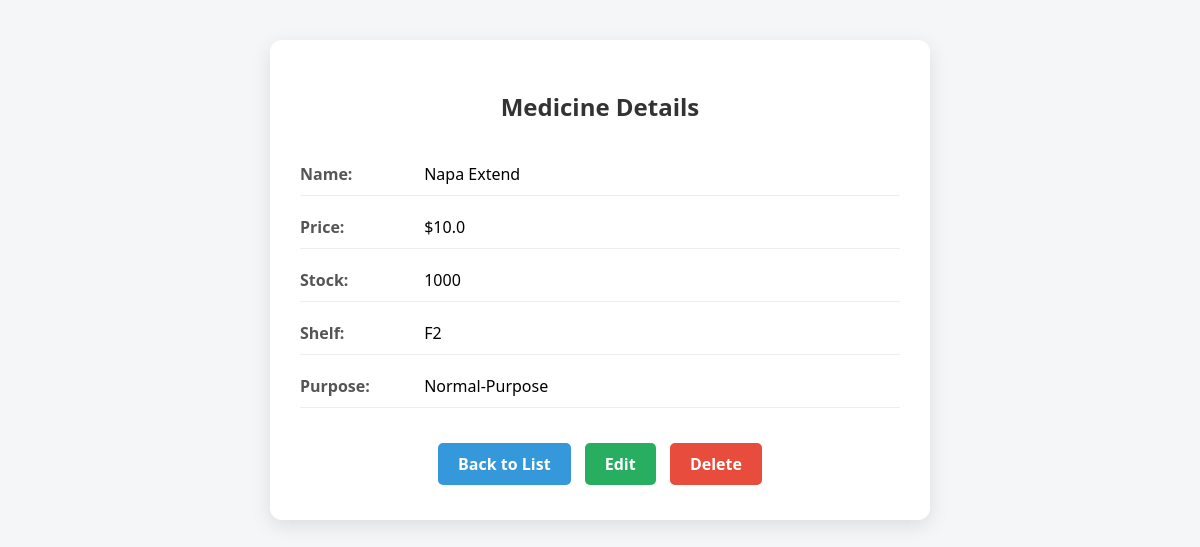
Page /medicine/1/ on the earlier database version.
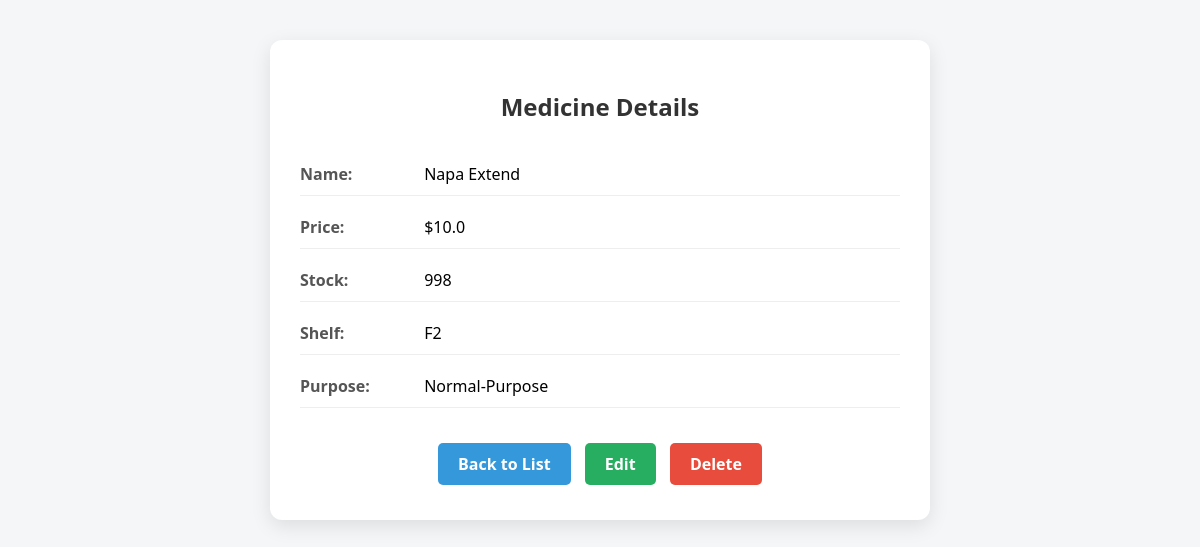
Same page on the later database version.
### customer/models.py (models this page shows, shortened)
class Medicine(models.Model):
    name = models.CharField(max_length=100, unique=True)
    price = models.FloatField(max_length=100, default=10)
    stock = models.IntegerField()
    shelf = models.CharField(max_length=10)
    purpose = models.CharField(max_length=100, null=True, blank=True)

### customer/views.py (the view)
# urls.py: path('medicine/<int:pk>/', MedicineDetailView.as_view(), name='medicine-detail'),
class MedicineDetailView(DetailView):
    model = Medicine
    template_name = 'medicine/medicine_detail.html'

### customer/templates/medicine/medicine_detail.html (shortened to what this page needs)
<!DOCTYPE html>
<html lang="en">
<head>
</head>
<body>
<div class="container">
    <h2>Medicine Details</h2>
    <div class="info"><strong>Name:</strong> {{ medicine.name }}</div>
    <div class="info"><strong>Price:</strong> ${{ medicine.price }}</div>
    <div class="info"><strong>Stock:</strong> {{ medicine.stock }}</div>
    <div class="info"><strong>Shelf:</strong> {{ medicine.shelf }}</div>
    <div class="info"><strong>Purpose:</strong> {{ medicine.purpose|default:"Not specified" }}</div>
    <div class="buttons">
        <a href="{% url 'medicine-list' %}" class="back">Back to List</a>
        <a href="{% url 'medicine-edit' medicine.pk %}" class="edit">Edit</a>
        <a href="{% url 'medicine-delete' medicine.pk %}" class="delete">Delete</a>
    </div>
</div>
</body>
</html>

Differences in the rows shown:
changed Medicine "Napa Extend": stock "1000" → "998"
